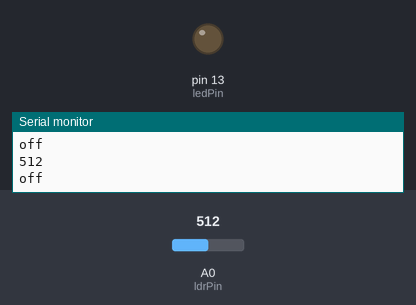
Recording of a sketch running on a simulated Arduino Uno, built with avr-gcc and run on an emulated ATmega328P. On the bench: output pins drawn as LEDs (lit = HIGH), the last lines printed to the serial monitor. The inputs (shaded band) are chosen by the test bench; at power-on: A0 (ldrPin) = 512.

Above: at 1.2 s.
1.3 s: A0 (ldrPin) set to 481
At 1.7 s:
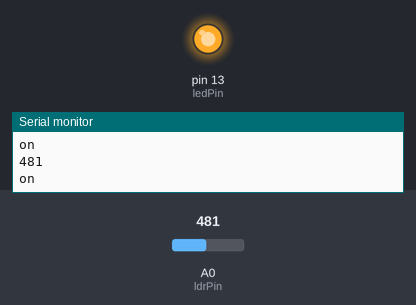
2.8 s: A0 (ldrPin) set to 510
At 4.0 s:
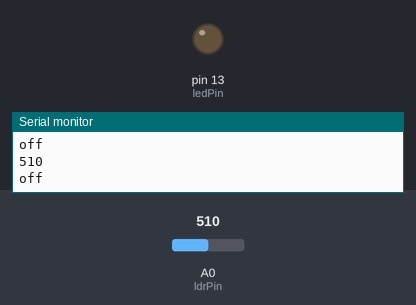
4.3 s: A0 (ldrPin) set to 490
At 5.5 s:
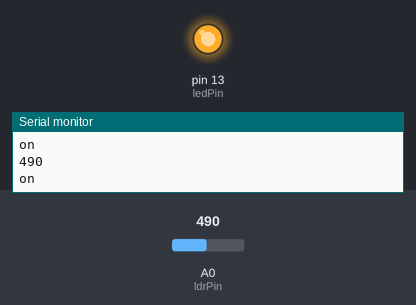
Timing chart, 0 to 7.3 s (numbered marks = the images above; inputs shaded):
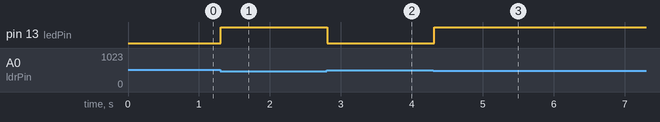

The sketch:

batti-balne.ino
```cpp
int ldrPin = A0;
int ldrVal  = 0;
int ledPin = LED_BUILTIN;


void setup() {
  // put your setup code here, to run once:
Serial.begin(9600);
pinMode(ledPin, OUTPUT);
}

void loop() {
  // put your main code here, to run repeatedly:
    ldrVal =analogRead(ldrPin);
    Serial.println(ldrVal);


    if (ldrVal < 500){
      digitalWrite(ledPin, HIGH);
      Serial.println("on");
    }
    else{
      digitalWrite(ledPin, LOW);
      Serial.println("off");
    }
    delay(100);

}
```

Measured:
- the behaviour switches between 500 and 499 on A0 (ldrPin) (found by bisection; images 0 and 1)
- after the input at 1.3 s, pin 13 (ledPin): LOW → HIGH at once
- after the input at 2.8 s, pin 13 (ledPin): HIGH → LOW at once
- after the input at 4.3 s, pin 13 (ledPin): LOW → HIGH at once
